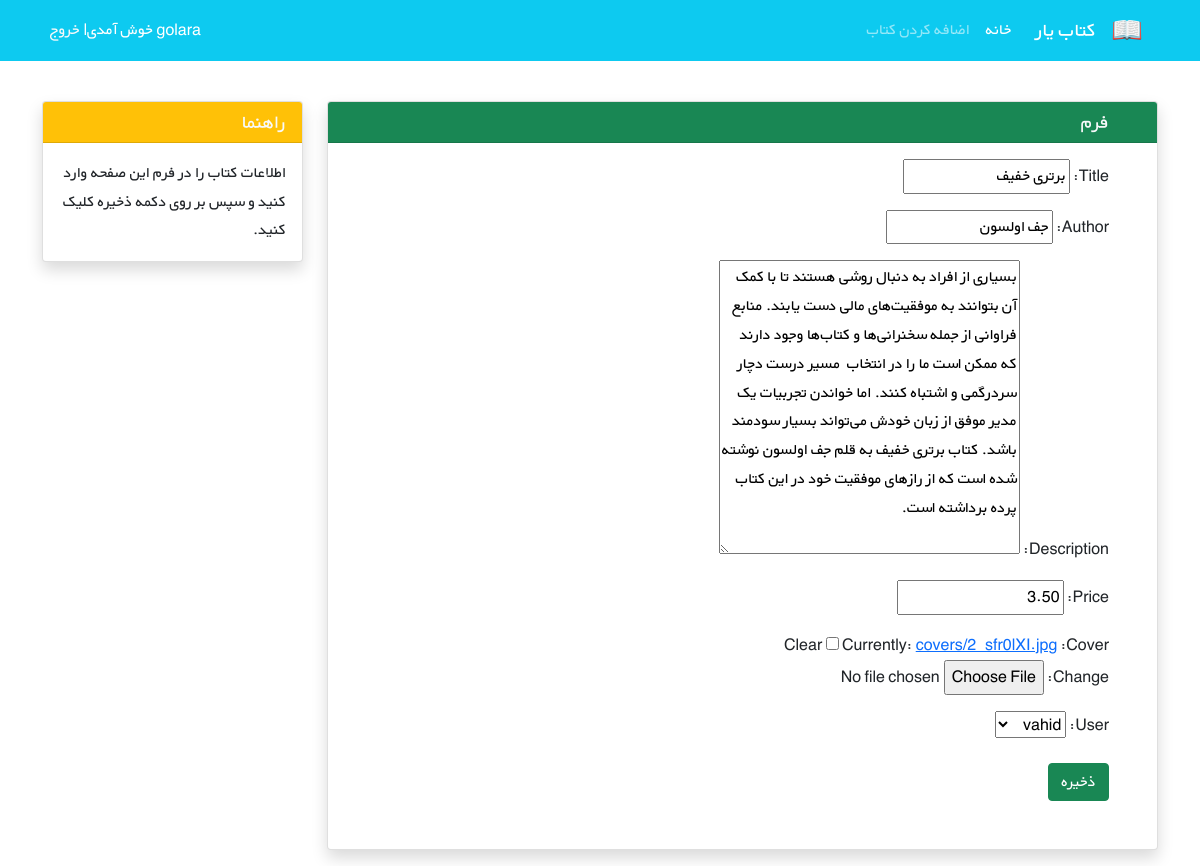
/books/4/update/ (signed in), run on the app's committed database.
### books/models.py (models this page shows, shortened)
class Book(models.Model):
    user = models.ForeignKey(get_user_model(),on_delete=models.CASCADE)
    title = models.CharField(max_length= 200)
    description = models.TextField()
    author = models.CharField(max_length=200)
    price = models.DecimalField(max_digits=5, decimal_places=2)
    cover = models.ImageField(upload_to='covers/', blank=True)

### books/views.py (the view)
# urls.py: path('<int:pk>/update/', BookUpdateView.as_view(), name= 'book_update'),
class BookUpdateView(LoginRequiredMixin,generic.UpdateView):
    model = Book
    form_class =BookForm
    template_name = 'books/book_update.html'
    context_object_name = 'form'

### books/forms.py
class BookForm(ModelForm):
    class Meta:
        model = Book
        fields = ['title', 'author', 'description', 'price','cover', 'user']

### books/templates/books/book_update.html (shortened to what this page needs)
{% extends '_base.html'%}
{%block content%}
<div class="container mt-4" dir="rtl">
    <div class="row">
        <div class="col-9">
            <div class="card shadow my-3">
                <h5 class="card-header bg-success text-light px-5">فرم</h5>
                <div class="px-5 pt-3 pb-5">
                    <form method="POST" enctype="multipart/form-data">
                        {{form.as_p}}
                        <button type="submit" class="btn btn-success mt-2">ذخیره</button>
                    </form>
                </div>
            </div>
        </div>
        <div class="col-3">
                <div class="card my-3 shadow">
                    <h5 class="card-header bg-warning text-light">راهنما</h5>
                    <div class="card-body">
                        <p class="card-text">
                            اطلاعات کتاب را در فرم این صفحه وارد کنید و سپس بر روی دکمه ذخیره کلیک کنید.
                        </p>
                    </div>
                </div>
        </div>
    </div>
</div>
{% endblock content %}

### static/css/style.css (style rules this page uses)
* { font-family: 'BYekan', sans-serif; line-height: 1.8rem; }

### data on the page
Book: title "برتری خفیف", author "جف اولسون", description "بسیاری از افراد به دنبال روشی هستند تا با کمک آن بتوانند به موفقیت‌های مالی دست یابند. منابع فراوانی از جمله سخنرانی‌ها و کتاب‌ها وجود دارند که ممکن است ما را در انتخاب مسیر درست دچار سردرگمی و اشتباه کنند. اما خواندن تجربیات یک مدیر موفق از زبان خودش می‌تواند بسیار سودمند باشد. کتاب برتری خفیف به قلم جف اولسون نوشته شده است که از رازهای موفقیت خود در این کتاب پرده برداشته است.", price "3.50", user "vahid"
